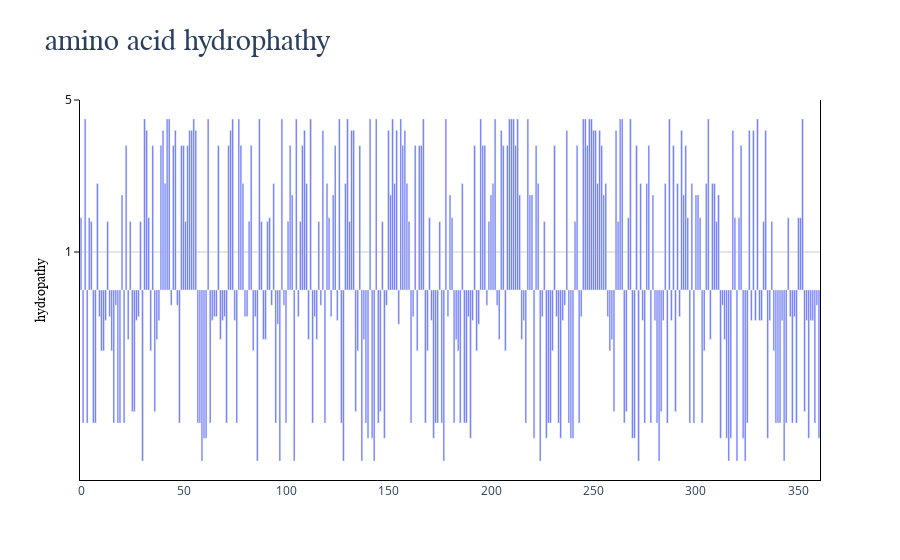

Notebook code cell kept with this figure:
### Markdown cell above
for i in range(0, len(whole_seq)):
    df = pd.DataFrame([gpcr183_list[i], hyd_list[i]], 
                      index=[i],
                     columns=['AA', 'Hydrophobicity Value'])
    i += 1
    df

### Code cell
layout = {
    "title": {
        "text": "amino acid hydrophathy",
        "font_family": "Courier",
        "font_size": 30,
    },
    "plot_bgcolor": "rgba(0, 0, 0, 0)",
    "yaxis": {
        "showgrid": True,
        "gridwidth": 1,
        "gridcolor": "rgba(0, 0, 0, 0.2)",
        "color": "rgba(0,0,0,1)",
        "ticks": "outside",
        "tickvals": [1, 5, 10],
        "title": {
            "text": "hydropathy",
            "font_family": "Courier",
        },
        "showline": True,
        "linewidth": 1,
        "linecolor": "black",
        "mirror": True,
#         "type": "log"
    }
}

fig = go.Figure(data=data, layout=layout)
fig.update_xaxes(showline=True, linewidth=1, linecolor="black")
fig.show()

### Figure 1 — Plotly figure (JSON) as saved in the notebook; plotly's stock layout.template omitted (floating-point values rounded to 4 significant figures; data arrays with more than 128 entries replaced by an {"elided": "..."} marker saying what was removed)
{"data": [{"type": "bar", "y": {"elided": "361 float values"}}], "layout": {"plot_bgcolor": "rgba(0, 0, 0, 0)", "title": {"font": {"family": "Courier", "size": 30}, "text": "amino acid hydrophathy"}, "xaxis": {"linecolor": "black", "linewidth": 1, "showline": true}, "yaxis": {"color": "rgba(0,0,0,1)", "gridcolor": "rgba(0, 0, 0, 0.2)", "gridwidth": 1, "linecolor": "black", "linewidth": 1, "mirror": true, "showgrid": true, "showline": true, "ticks": "outside", "tickvals": [1, 5, 10], "title": {"font": {"family": "Courier"}, "text": "hydropathy"}}}}
